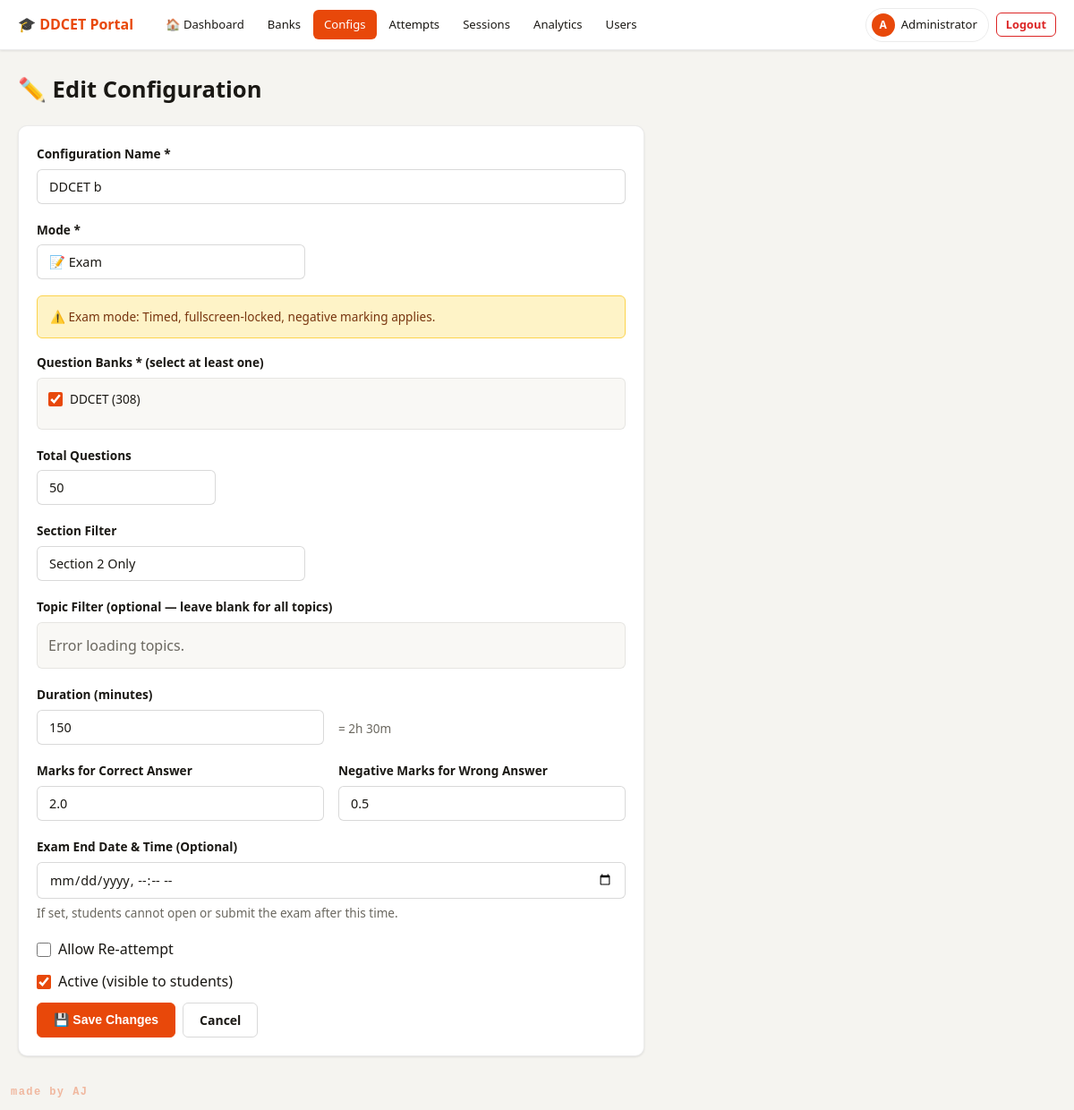
/admin/configs/3/edit (signed in), run on the app's committed database.
### models.py (models this page shows)
class User(UserMixin, db.Model):
    __tablename__ = 'users'
    id = db.Column(db.Integer, primary_key=True, autoincrement=True)
    name = db.Column(db.String(100), nullable=False)
    email = db.Column(db.String(150), unique=True, nullable=False)
    enrollment_number = db.Column(db.String(50), unique=True, nullable=False)
    engineering_branch = db.Column(db.String(100), nullable=False, default='Other')
    password = db.Column(db.String(255), nullable=False)
    role = db.Column(db.String(20), default='student')
    created_at = db.Column(db.DateTime, default=lambda: datetime.now(timezone.utc))
    is_active_user = db.Column(db.Boolean, default=True)
    last_login = db.Column(db.DateTime, nullable=True)
    @property
    def is_active(self):
        return self.is_active_user

class ExamConfig(db.Model):
    __tablename__ = 'exam_configs'
    id = db.Column(db.Integer, primary_key=True, autoincrement=True)
    name = db.Column(db.String(150), nullable=False)
    mode = db.Column(db.String(20), default='exam')
    bank_ids = db.Column(db.Text, nullable=False, default='[]')
    total_questions = db.Column(db.Integer, default=100)
    duration_minutes = db.Column(db.Integer, default=150)
    marks_correct = db.Column(db.Float, default=2.0)
    marks_wrong = db.Column(db.Float, default=0.5)
    section_filter = db.Column(db.Integer, default=0)
    topic_filter = db.Column(db.Text, default='')
    is_active = db.Column(db.Boolean, default=True)
    allow_reattempt = db.Column(db.Boolean, default=False)
    created_by = db.Column(db.Integer, db.ForeignKey('users.id'))
    created_at = db.Column(db.DateTime, default=lambda: datetime.now(timezone.utc))
    end_date = db.Column(db.DateTime, nullable=True)
    creator = db.relationship('User', foreign_keys=[created_by])

class QuestionBank(db.Model):
    __tablename__ = 'question_banks'
    id = db.Column(db.Integer, primary_key=True, autoincrement=True)
    name = db.Column(db.String(150), nullable=False)
    description = db.Column(db.Text, default='')
    year = db.Column(db.Integer, nullable=True)
    section = db.Column(db.Integer, default=0)
    is_active = db.Column(db.Boolean, default=True)
    created_by = db.Column(db.Integer, db.ForeignKey('users.id'))
    created_at = db.Column(db.DateTime, default=lambda: datetime.now(timezone.utc))
    question_count = db.Column(db.Integer, default=0)
    questions = db.relationship('Question', backref='bank', lazy='dynamic',
                                cascade='all, delete-orphan')
    creator = db.relationship('User', foreign_keys=[created_by])

### admin.py (the view, shortened to what this page needs)
@admin_bp.route('/configs/<int:config_id>/edit', methods=['GET', 'POST'])
@login_required
@admin_required
def edit_config(config_id):
    config = ExamConfig.query.get_or_404(config_id)
    active_banks = QuestionBank.query.filter_by(is_active=True).all()
    selected_bank_ids = json.loads(config.bank_ids) if config.bank_ids else []
    selected_topics = [t.strip() for t in config.topic_filter.split(',') if t.strip()] if config.topic_filter else []
    return render_template('admin/config_form.html', config=config, banks=active_banks,
                           mode='edit', selected_bank_ids=selected_bank_ids,
                           selected_topics=selected_topics)

### admin.py (called while the page is built)
def admin_required(f):
    from functools import wraps
    @wraps(f)
    def decorated(*args, **kwargs):
        if not current_user.is_authenticated or current_user.role != 'admin':
            abort(403)
        return f(*args, **kwargs)
    return decorated

### auth.py (called while the page is built)
def generate_csrf_token():
    if '_csrf_token' not in session:
        session['_csrf_token'] = secrets.token_hex(32)
    return session['_csrf_token']

@auth_bp.before_app_request
def inject_csrf():
    from flask import g
    g.csrf_token = generate_csrf_token()

### templates/admin/config_form.html (shortened to what this page needs)
{% extends "base.html" %}
{% block content %}
<div class="main-content">
    <h1 style="margin-bottom: 24px;">
        {{ '➕ Create Configuration' if mode == 'create' else '✏️ Edit Configuration' }}
    </h1>
    <div class="card" style="max-width: 700px;">
        <form method="POST"
            action="{{ url_for('admin.create_config') if mode == 'create' else url_for('admin.edit_config', config_id=config.id) }}">
            <div class="form-group">
                <label for="name">Configuration Name *</label>
                <input type="text" name="name" id="name" class="form-control"
                    value="{{ config.name if config else '' }}" required placeholder="e.g. DDCET 2025 Mock Exam">
            </div>
            <div class="form-group">
                <label for="config-mode">Mode *</label>
                <select name="mode" id="config-mode" class="form-control" style="width: 300px;">
                    <option value="exam" {{ 'selected' if (config and config.mode=='exam' ) or not config }}>📝 Exam
                    </option>
                </select>
            </div>
            <div id="mode-info" class="info-box info-box-yellow" style="display: flex;">
            </div>
            <div class="form-group">
                <label>Question Banks * (select at least one)</label>
                <div class="checkbox-grid">
                    {% for bank in banks %}
                    <div class="form-check">
                        <input type="checkbox" name="bank_ids" value="{{ bank.id }}" class="bank-checkbox" {{ 'checked'
                            if config and bank.id in (selected_bank_ids or []) }}>
                        <label>{{ bank.name }} ({{ bank.question_count }})</label>
                    </div>
                    {% endfor %}
                </div>
            </div>
            <div class="form-group">
                <label for="total_questions">Total Questions</label>
                <input type="number" name="total_questions" id="total_questions" class="form-control"
                    value="{{ config.total_questions if config else 100 }}" min="1" style="width: 200px;">
            </div>
            <div class="form-group">
                <label for="section_filter">Section Filter</label>
                <select name="section_filter" id="section_filter" class="form-control" style="width: 300px;">
                    <option value="2" {{ 'selected' if config and config.section_filter==2 }}>Section 2 Only</option>
                </select>
            </div>
            <div class="form-group">
                <label>Topic Filter (optional — leave blank for all topics)</label>
                <div id="topic-checkboxes" class="checkbox-grid">
                </div>
            </div>
            <div id="exam-only-fields">
                <div class="form-row">
                    <div class="form-group">
                        <label for="duration_minutes">Duration (minutes)</label>
                        <input type="number" name="duration_minutes" id="duration_minutes" class="form-control"
                            value="{{ config.duration_minutes if config else 150 }}" min="1">
                    </div>
                    <div class="form-group">
                        <label>&nbsp;</label>
                        <div class="text-muted" style="font-size: .85rem; padding-top: 10px;">
                            = {{ ((config.duration_minutes if config else 150) // 60) }}h {{ ((config.duration_minutes
                            if config else 150) % 60) }}m
                        </div>
                    </div>
                </div>
                <div class="form-row">
                    <div class="form-group">
                        <label for="marks_correct">Marks for Correct Answer</label>
                        <input type="number" name="marks_correct" id="marks_correct" class="form-control"
                            value="{{ config.marks_correct if config else 2.0 }}" step="0.5" min="0">
                    </div>
                    <div class="form-group">
                        <label for="marks_wrong">Negative Marks for Wrong Answer</label>
                        <input type="number" name="marks_wrong" id="marks_wrong" class="form-control"
                            value="{{ config.marks_wrong if config else 0.5 }}" step="0.25" min="0">
                    </div>
                </div>
                <div class="form-row">
                    <div class="form-group" style="flex: 1;">
                        <label for="end_date">Exam End Date & Time (Optional)</label>
                        <input type="datetime-local" name="end_date" id="end_date" class="form-control"
                            value="{{ config.end_date.strftime('%Y-%m-%dT%H:%M') if config and config.end_date else '' }}"
                            style="width: 100%;">
                        <div class="text-muted" style="font-size: .85rem; padding-top: 5px;">
                            If set, students cannot open or submit the exam after this time.
                        </div>
                    </div>
                </div>
            </div>
            <div class="form-check">
                <input type="checkbox" name="allow_reattempt" id="allow-reattempt" {{ 'checked' if config and
                    config.allow_reattempt }}>
                <label for="allow-reattempt">Allow Re-attempt</label>
            </div>
            <div class="form-check">
                <input type="checkbox" name="is_active" id="is_active" {{ 'checked' if (config and config.is_active) or
                    not config }}>
                <label for="is_active">Active (visible to students)</label>
            </div>
            <div class="btn-group mt-2">
                <button type="submit" class="btn btn-primary">{{ '✅ Create Config' if mode == 'create' else '💾 Save
                    Changes' }}</button>
                <a href="{{ url_for('admin.configs') }}" class="btn btn-outline">Cancel</a>
            </div>
        </form>
    </div>
</div>
{% endblock %}

### templates/base.html (shortened to what this page needs)
<!DOCTYPE html>
<html lang="en">
<head>
    <link rel="stylesheet" href="{{ url_for('static', filename='css/main.css') }}">
</head>
<body>
    {% block nav %}
    <nav class="nav-light">
        <a href="/" class="logo">🎓 DDCET Portal</a>
        {% if current_user.is_authenticated %}
        <div class="nav-desktop-links">
            {% if current_user.role == 'admin' %}
            <a href="{{ url_for('admin.dashboard') }}"
                class="nav-item {% if request.endpoint == 'admin.dashboard' %}active{% endif %}">🏠 Dashboard</a>
            <a href="{{ url_for('admin.banks') }}"
                class="nav-item {% if request.endpoint and 'bank' in request.endpoint %}active{% endif %}">Banks</a>
            <a href="{{ url_for('admin.configs') }}"
                class="nav-item {% if request.endpoint and 'config' in request.endpoint %}active{% endif %}">Configs</a>
            <a href="{{ url_for('admin.attempts') }}"
                class="nav-item {% if request.endpoint in ['admin.attempts', 'admin.attempt_detail'] %}active{% endif %}">Attempts</a>
            <a href="{{ url_for('admin.practice_sessions') }}"
                class="nav-item {% if request.endpoint == 'admin.practice_sessions' %}active{% endif %}">Sessions</a>
            <a href="{{ url_for('admin.analytics') }}"
                class="nav-item {% if request.endpoint and 'analytics' in request.endpoint %}active{% endif %}">Analytics</a>
            <a href="{{ url_for('admin.users') }}"
                class="nav-item {% if request.endpoint == 'admin.users' %}active{% endif %}">Users</a>
            {% endif %}
        </div>
        <div class="nav-desktop-actions">
            <a href="{{ url_for('auth.profile') }}" class="nav-user-chip">
                <span class="user-avatar-sm">{{ current_user.name[0]|upper }}</span>
                <span class="nav-user-name-sm">{{ current_user.name.split()[0] }}</span>
            </a>
            <a href="{{ url_for('auth.logout') }}" class="btn btn-outline btn-sm"
                style="color:var(--red);border-color:var(--red);">Logout</a>
        </div>
        {% endif %}
    </nav>
    {% endblock %}
    {% block content %}{% endblock %}
    <div style="
        position: fixed;
        bottom: 10px;
        left: 12px;
        font-size: 12px;
        font-weight: 700;
        font-family: var(--font-mono, monospace);
        color: var(--primary, #e8480a);
        opacity: 0.35;
        letter-spacing: 0.12em;
        user-select: none;
        pointer-events: none;
        z-index: 9999;
    ">made by AJ</div>
</body>
</html>

### templates/base.html (style rules this page uses)
.nav-item.active { background: var(--primary, #4f46e5); color: #fff !important; border-radius: 6px; }

### data on the page
User: name "A", name "Administrator"
ExamConfig: name "DDCET b", total_questions "50", duration_minutes "150", duration_minutes "2", duration_minutes "30", marks_correct "2.0", marks_wrong "0.5"
QuestionBank: name "DDCET", question_count "308"
